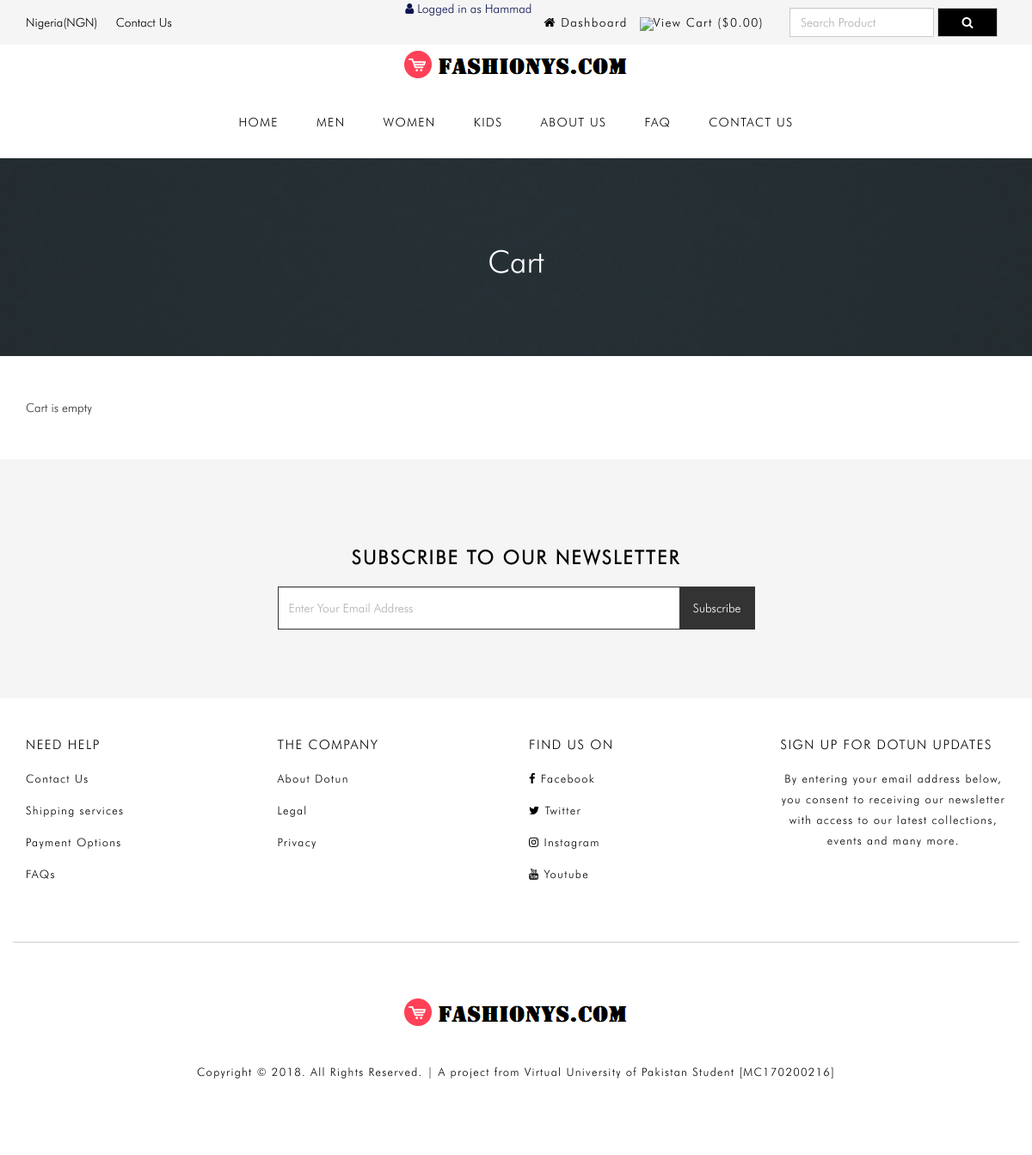
Page /cart.php (signed in) on the earlier database version.
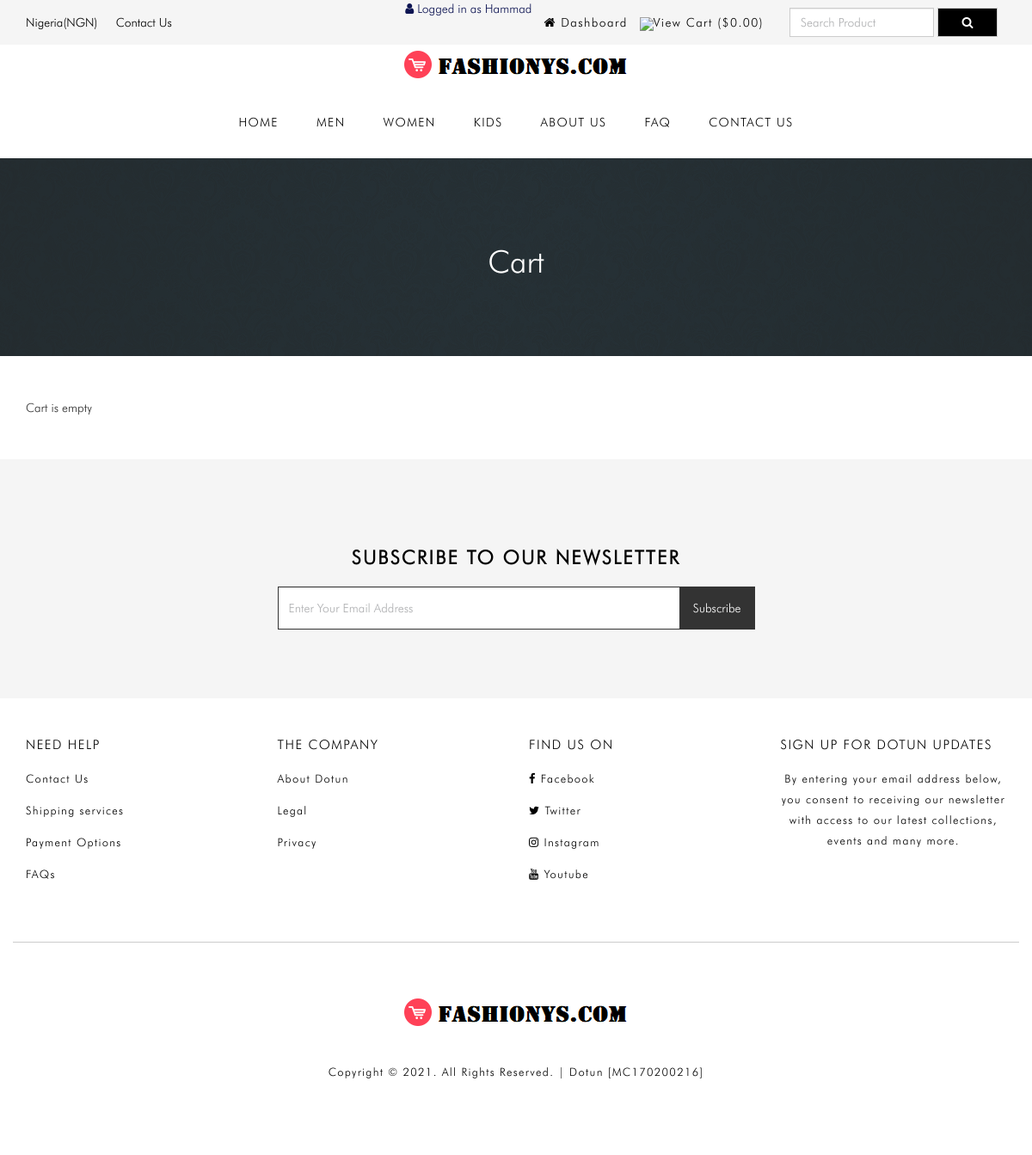
Same page on the later database version.
### tables this page shows
CREATE TABLE `tbl_settings` (
  `id` int(11) NOT NULL,
  `logo` varchar(255) NOT NULL,
  `favicon` varchar(255) NOT NULL,
  `footer_about` text NOT NULL,
  `footer_copyright` text NOT NULL,
  `contact_address` text NOT NULL,
  `contact_email` int(11) NOT NULL,
  `contact_phone` varchar(255) NOT NULL,
  `contact_fax` varchar(255) NOT NULL,
  `contact_map_iframe` text NOT NULL,
  `receive_email` varchar(255) NOT NULL,
  `receive_email_subject` varchar(255) NOT NULL,
  `receive_email_thank_you_message` text NOT NULL,
  `forget_password_message` text NOT NULL,
  `total_recent_post_footer` int(10) NOT NULL,
  `total_popular_post_footer` int(10) NOT NULL,
  `total_recent_post_sidebar` int(11) NOT NULL,
  `total_popular_post_sidebar` int(11) NOT NULL,
  `total_featured_product_home` int(11) NOT NULL,
  `total_latest_product_home` int(11) NOT NULL,
  `total_popular_product_home` int(11) NOT NULL,
  `meta_title_home` text NOT NULL,
  `meta_keyword_home` text NOT NULL,
  `meta_description_home` text NOT NULL,
  `banner_login` varchar(255) NOT NULL,
  `banner_registration` varchar(255) NOT NULL,
  `banner_forget_password` varchar(255) NOT NULL,
  `banner_reset_password` varchar(255) NOT NULL,
  `banner_search` varchar(255) NOT NULL,
  `banner_cart` varchar(255) NOT NULL,
  `banner_checkout` varchar(255) NOT NULL,
  `banner_product_category` varchar(255) NOT NULL,
  `banner_blog` varchar(255) NOT NULL,
  `cta_title` varchar(255) NOT NULL,
  `cta_content` text NOT NULL,
  `cta_read_more_text` varchar(255) NOT NULL,
  `cta_read_more_url` varchar(255) NOT NULL,
  `cta_photo` varchar(255) NOT NULL,
  `featured_product_title` varchar(255) NOT NULL,
  `featured_product_subtitle` varchar(255) NOT NULL,
  `latest_product_title` varchar(255) NOT NULL,
  `latest_product_subtitle` varchar(255) NOT NULL,
  `popular_product_title` varchar(255) NOT NULL,
  `popular_product_subtitle` varchar(255) NOT NULL,
  `testimonial_title` varchar(255) NOT NULL,
  `testimonial_subtitle` varchar(255) NOT NULL,
  `testimonial_photo` varchar(255) NOT NULL,
  `blog_title` varchar(255) NOT NULL,
  `blog_subtitle` varchar(255) NOT NULL,
  `newsletter_text` text NOT NULL,
  `paypal_email` varchar(255) NOT NULL,
  `stripe_public_key` varchar(255) NOT NULL,
  `stripe_secret_key` varchar(255) NOT NULL,
  `bank_detail` text NOT NULL,
  `before_head` text NOT NULL,
  `after_body` text NOT NULL,
  `before_body` text NOT NULL,
  `home_service_on_off` int(11) NOT NULL,
  `home_welcome_on_off` int(11) NOT NULL,
  `home_featured_product_on_off` int(11) NOT NULL,
  `home_latest_product_on_off` int(11) NOT NULL,
  `home_popular_product_on_off` int(11) NOT NULL,
  `home_testimonial_on_off` int(11) NOT NULL,
  `home_blog_on_off` int(11) NOT NULL,
  `newsletter_on_off` int(11) NOT NULL,
  `ads_above_welcome_on_off` int(1) NOT NULL,
  `ads_above_featured_product_on_off` int(1) NOT NULL,
  `ads_above_latest_product_on_off` int(1) NOT NULL,
  `ads_above_popular_product_on_off` int(1) NOT NULL,
  `ads_above_testimonial_on_off` int(1) NOT NULL,
  `ads_category_sidebar_on_off` int(1) NOT NULL
);

### cart.php (the view, shortened to what the changed rows need)
<?php require_once('header.php'); ?>
<?php
$statement = $pdo->prepare("SELECT * FROM tbl_settings WHERE id=1");
$statement->execute();
$result = $statement->fetchAll(PDO::FETCH_ASSOC);
foreach ($result as $row) {
    $banner_cart = $row['banner_cart'];
}
?>
<div class="page-banner" style="background-image: url(assets/uploads/<?php echo $banner_cart; ?>)">
    <div class="overlay"></div>
    <div class="page-banner-inner">
        <h1><?php echo LANG_VALUE_18; ?></h1>
    </div>
</div>
<div class="page">
	<div class="container">
	</div>
</div>
<?php require_once('footer.php'); ?>

### header.php (shortened to what the changed rows need)
<?php
include("admin/inc/config.php");
$statement = $pdo->prepare("SELECT * FROM tbl_settings WHERE id=1");
$statement->execute();
$result = $statement->fetchAll(PDO::FETCH_ASSOC);
foreach ($result as $row)
{
	$logo = $row['logo'];
}
?>
<!DOCTYPE html>
<html lang="en">
<head>
	<link rel="stylesheet" href="assets/css/bootstrap.min.css">
	<link rel="stylesheet" href="assets/css/font-awesome.min.css">
	<link rel="stylesheet" href="assets/css/owl.carousel.min.css">
	<link rel="stylesheet" href="assets/css/owl.theme.default.min.css">
	<link rel="stylesheet" href="assets/css/jquery.bxslider.min.css">
    <link rel="stylesheet" href="assets/css/magnific-popup.css">
    <link rel="stylesheet" href="assets/css/rating.css">
	<link rel="stylesheet" href="assets/css/spacing.css">
	<link rel="stylesheet" href="assets/css/bootstrap-touch-slider.css">
	<link rel="stylesheet" href="assets/css/animate.min.css">
	<link rel="stylesheet" href="assets/css/tree-menu.css">
	<link rel="stylesheet" href="assets/css/select2.min.css">
	<link rel="stylesheet" href="assets/css/main.css">
	<link rel="stylesheet" href="assets/css/responsive.css">
	<link rel="stylesheet" href="https://cdnjs.cloudflare.com/ajax/libs/animate.css/4.1.1/animate.min.css"/>
</head>
<body>
<div class="header">
	<div class="container">
	</div>
</div>
<div class="nav">
	<div class="container">
		<div class="row">
			<div class="col-md-12 pl_0 pr_0">
				<div class="menu-container">
					<div class="menu">
						<div class="center-logo">
							<div class="center-logos">
								<a href="index.php"><img src="assets/uploads/<?php echo $logo; ?>" alt="logo image"></a>
							</div>
						</div>
					</div>
				</div>
			</div>
		</div>
	</div>
</div>

### footer.php (shortened to what the changed rows need)
<?php
$statement = $pdo->prepare("SELECT * FROM tbl_settings WHERE id=1");
$statement->execute();
$result = $statement->fetchAll(PDO::FETCH_ASSOC);
foreach ($result as $row)
{
	$footer_copyright = $row['footer_copyright'];
    $newsletter_on_off = $row['newsletter_on_off'];
}
?>
<?php if($newsletter_on_off == 1): ?>
<section class="home-newsletter">
	<div class="container">
		<div class="row">
			<div class="col-md-6 col-md-offset-3">
				<div class="single">
				<form action="" method="post">
					<h2><?php echo LANG_VALUE_93; ?></h2>
				</div>
			</div>
		</div>
	</div>
</section>
<?php endif; ?>
<div class="footer-bottom">
	<div class="container">
	</div>
</div>
<div class="footer-bottom">
	<div class="container">
		<div class="row">
			<div class="col-md-12 copyright bottom-hr">
				<a href="index.php"><img src="assets/uploads/<?php echo $logo; ?>" alt="logo image"></a><br>
				<?php echo $footer_copyright; ?>
			</div>
		</div>
	</div>
</div>
</body>
</html>

Differences in the rows shown:
changed tbl_settings: footer_copyright "Copyright © 2018. All Rights Reserved. | A project from Virtual University of Pakistan Student [MC170200216]" → "Copyright © 2021. All Rights Reserved. | Dotun [MC170200216]"
